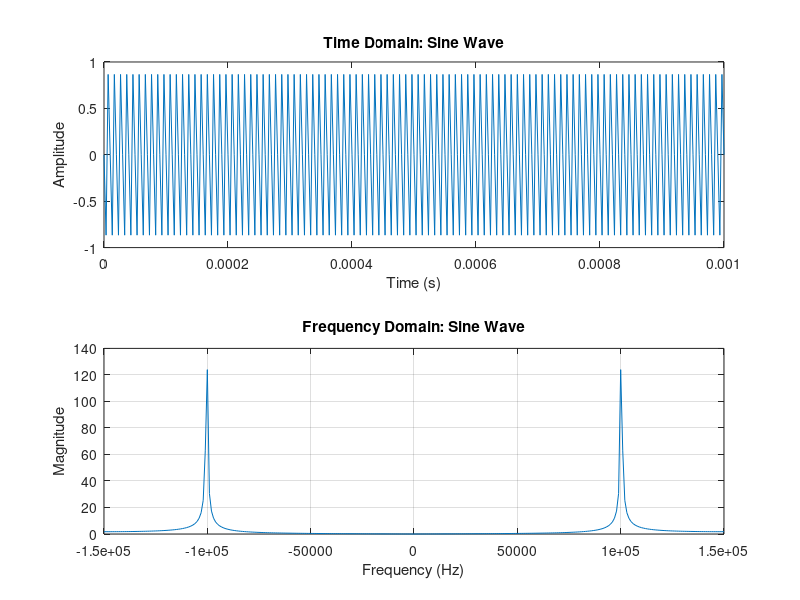

Write the MATLAB code that produced this figure.
f = 500e3;  
samp = 300e3;  

t = 0:1/samp:1e-3;  


x_t = sin(2*pi*f*t);


figure;
subplot(2,1,1);
plot(t, x_t);
title('Time Domain: Sine Wave');
xlabel('Time (s)');
ylabel('Amplitude');

f_axis = linspace(-samp/2, samp/2, length(t));  
X_f = fftshift(fft(x_t));  


subplot(2,1,2);
plot(f_axis, abs(X_f));
title('Frequency Domain: Sine Wave');
xlabel('Frequency (Hz)');
ylabel('Magnitude');

xlim([-samp/2, samp/2]);  
grid on;


